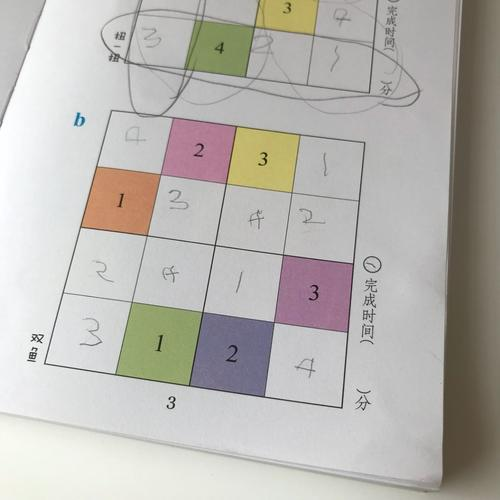
#> input picture img/suduko.jpg, 500 x 500 px
$ python 'Geometric Transformation.py'
#> lines starting #> are read from the running program, lines starting #| are printed output that depends on the picture
import cv2 as cv
import numpy as np
import time as time
from matplotlib import pyplot as plt


def resize(image):
    dst = cv.resize(image, dsize=None, fx=2, fy=2, interpolation=cv.INTER_CUBIC)
    cv.imshow("dst2x", dst)
    dst = cv.resize(image, (3 * image.shape[1], 3 * image.shape[0]))
    cv.imshow("dst3x", dst)


def translation(image):
    M = np.float32([[1, 0, 100], [0, 1, 50]])
    dst = cv.warpAffine(image, M, (image.shape[1], image.shape[0]))
    cv.imshow("translation", dst)


def rotation(image):
    M = cv.getRotationMatrix2D((image.shape[1] / 2, image.shape[0] / 2), 90, 1)
    dst = cv.warpAffine(image, M, (image.shape[1], image.shape[0]))
    cv.imshow("rotation", dst)


def affine_transformation(image):
    # 用三个点来标志
    pst1 = np.float32([[50, 50], [200, 50], [50, 200]])
    pst2 = np.float32([[10, 100], [200, 50], [100, 250]])
    M = cv.getAffineTransform(pst1, pst2)
    dst = cv.warpAffine(image, M, (image.shape[1], image.shape[0]))
    plt.subplot(1, 2, 1), plt.imshow(image), plt.title("input")
    plt.subplot(1, 2, 2), plt.imshow(dst), plt.title("output")
    plt.show()


def perspective_transformation(winname, image):
    mouse2axis(winname, image)
    # 将图像的四个角的位置重新定义
    pts1 = np.float32([[112, 111], [364, 142], [44, 365], [341, 407]])
    pts2 = np.float32([[0, 0], [300, 0], [0, 300], [300, 300]])
    M = cv.getPerspectiveTransform(pts1, pts2)
    dst = cv.warpPerspective(image, M, ( 300, 300))
    cv.imshow("perspective_transformation", dst)

def mouse2axis(winname, image):
    def event_showAxis(event, x, y, flags, param):
        if event == cv.EVENT_LBUTTONDOWN:
            text = "{},{}".format(x, y)
            print(text)
            # cv.putText(image, text, (x, y), cv.FONT_HERSHEY_SIMPLEX, 1, (0, 255, 255), 1, cv.LINE_AA)

    cv.setMouseCallback(winname, event_showAxis)


def main():
    img = cv.imread("img/suduko.jpg")
#> img is the input picture: shape (500, 500, 3); mean B, G, R 176.7, 181.6, 184.5
    cv.namedWindow("src")
    cv.imshow("src", img)
    # cv.putText(img, "haha", (50, 50), cv.FONT_HERSHEY_SIMPLEX, 3, (0, 0, 0), 1, cv.LINE_AA)
    t1 = time.time()  # t1 = cv.getCPUTickCount()
    # [4 lines of commented-out code are left out]
    perspective_transformation("src", img)
#> in perspective_transformation, `dst = cv.warpPerspective(image, M, ( 300, 300))`:
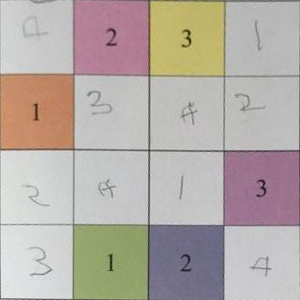
#> dst: shape (300, 300, 3); mean B, G, R 166.5, 172.4, 181.2

    t2 = time.time()  # t2 = cv.getCPUTickCount()
    print(t2 - t1)  # print((t2 - t1) / cv.getTickFrequency())

    cv.waitKey(0)
    cv.destroyAllWindows()


main()

$ run again, with img/gradient.png saved as img/suduko.jpg
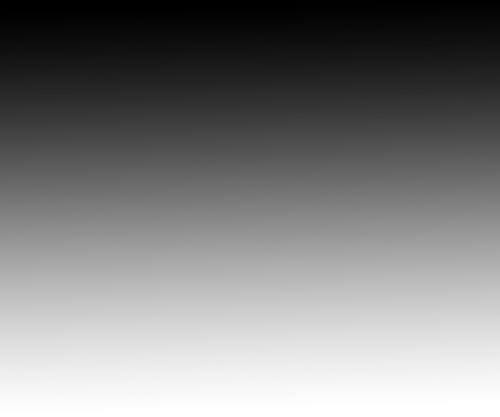
#> input picture img/gradient.png, 500 x 417 px
#> in main, img is the input picture: shape (417, 500, 3); min 0, max 255, mean 127.9
#> in perspective_transformation, `dst = cv.warpPerspective(image, M, ( 300, 300))`:
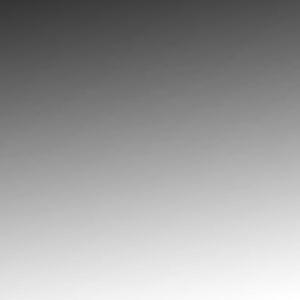
#> dst: shape (300, 300, 3); min 53, max 255, mean 156.2

$ run again, with img/noisy2.png saved as img/suduko.jpg
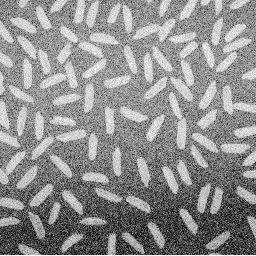
#> input picture img/noisy2.png, 256 x 256 px
#> in main, img is the input picture: shape (256, 256, 3); min 0, max 255, mean 143
#> in perspective_transformation, `dst = cv.warpPerspective(image, M, ( 300, 300))`:
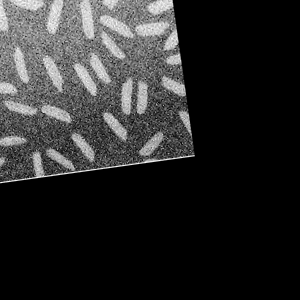
#> dst: shape (300, 300, 3); min 0, max 255, mean 41.9
